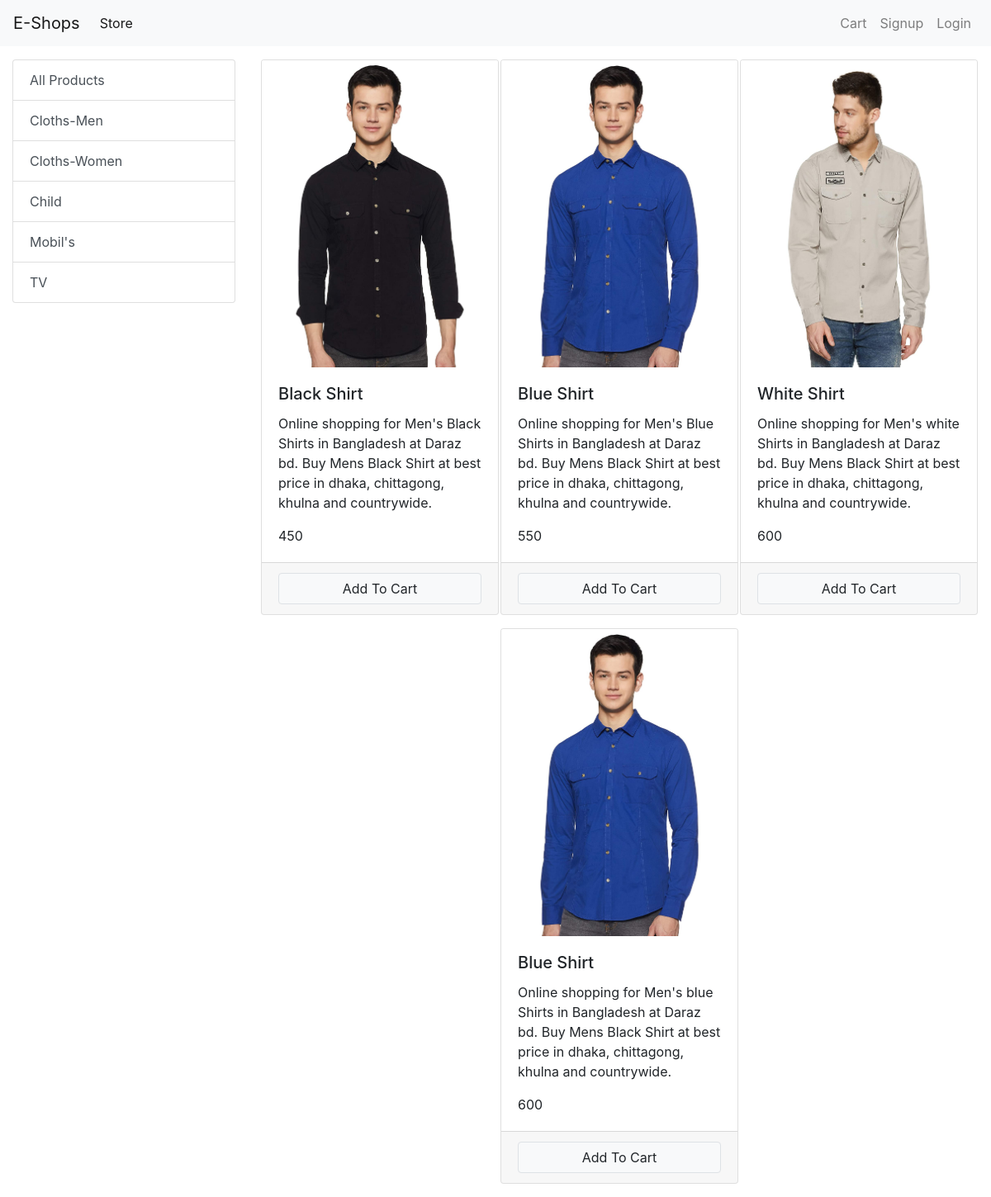
/?category=1, run on the app's committed database.
### store/models/category.py (models this page shows, shortened)
class Category(models.Model):
    Name = models.CharField(max_length=20)
    @staticmethod
    def get_all_categories():
        return Category.objects.all()

### store/models/product.py (models this page shows, shortened)
class Product(models.Model):
    Name = models.CharField(max_length=50)
    Price = models.IntegerField(default=0)
    Category = models.ForeignKey(Category, on_delete=models.CASCADE, default=1)
    Description = models.CharField(max_length=200, default='', null=True, blank=True)
    Image = models.ImageField(upload_to='uploads/products/')
    @staticmethod
    def get_all_products_by_categoryid(category_id):
        if category_id:
            return Product.objects.filter(Category=category_id)
        else:
            return Product.get_all_products();

### store/views/home.py (the view, shortened to what this page needs)
# urls.py: path('', home.Index.as_view(), name='homepage'),
class Index(View):
    def get(self, request):
        cart = request.session.get('cart')
        if not cart:
            request.session['cart']= {}
        Products = None
        Categorye = Category.get_all_categories()
        categoryID = request.GET.get("category")
        if categoryID:
            Products = Product.get_all_products_by_categoryid(categoryID)
        else:
            Products = Product.get_all_products()
        data = {}
        data["Products"] = Products
        data["Categorye"] = Categorye
        print('you are: ', request.session.get('email'))
        return render(request, "index.html", data)

### store/templatetags/card.py (called while the page is built)
@register.filter(name="is_in_card")
def is_in_cart(product, cart):
    keys = cart.keys()
    for id in keys:
        if int(id) == product.id:
            return True
    return False

### store/templates/index.html (shortened to what this page needs)
{% extends "base.html" %}
{% block content%}
{% load card %}
<div class="container-fluid mt-3 ">
  <div class="row">
    <div class="col-lg-3 mx-auto">
      <div class="list-group">
        <a href="/" class="list-group-item list-group-item-action">All Products</a>
        {% for category in Categorye %}
        <a href="/?category={{category.id}}" class="list-group-item list-group-item-action">{{category.Name}}</a>
        {% endfor %}
      </div>
    </div>
    <div id='products' class="col-lg-9 mx-auto">
      <div class="row mx-auto">
        {% for Product in Products %}
        <div class="card mx-auto mb-3" id={{Product.id}} style="width: 18rem;">
          <img class="card-img-top" src="{{Product.Image.url}}" alt="Card image cap">
          <div class="card-body">
            <h5 class="card-title">{{Product.Name}}</h5>
            <p class="card-text">{{Product.Description}}</p>
            <p class="card-text">{{Product.Price}}</p>
          </div>
          <div class="card-footer ">
            {% if Product|is_in_card:request.session.cart %}
            <div class="row no-gutters">
              <form action="/#{{Product.id}}" method="post" class="col-2 ">
                {% csrf_token %}
                <input type="text" hidden name='product' value="{{Product.id}}">
                <input type="text" hidden name='remove' value="True">
                <input type="submit" value="-" class="btn btn-block btn-secondary">
              </form>
              <div class="text-center col">{{ Product|cart_quantity:request.session.cart }} in Cart</div>
              <form action="/#{{Product.id}}" method="post" class="col-2 ">
                {% csrf_token %}
                <input type="submit" value="+" class="btn btn-block btn-secondary">
                <input type="text" hidden name='product' value="{{Product.id}}">
              </form>
            </div>
            {% else %}
            <form action="/#{{Product.id}}" method="POST" class="btn-block">
              <input type="submit" class="float-right btn btn-light border form-control" value="Add To Cart">
            </form>
            {% endif %}
          </div>
        </div>
        {% endfor %}
      </div>
    </div>
  </div>
</div>
{% endblock %}

### data on the page
Category: Name "Cloths-Men"
Category: Name "Cloths-Women"
Category: Name "Child"
Category: Name "Mobil's"
Category: Name "TV"
Product: Image (picture), Name "Black Shirt", Description "Online shopping for Men's Black Shirts in Bangladesh at Daraz bd. Buy Mens Black Shirt at best price in dhaka, chittagong, khulna and countrywide.", Price "450"
Product: Image (picture), Name "Blue Shirt", Description "Online shopping for Men's Blue Shirts in Bangladesh at Daraz bd. Buy Mens Black Shirt at best price in dhaka, chittagong, khulna and countrywide.", Price "550"
Product: Image (picture), Name "White Shirt", Description "Online shopping for Men's white Shirts in Bangladesh at Daraz bd. Buy Mens Black Shirt at best price in dhaka, chittagong, khulna and countrywide.", Price "600"
Product: Image (picture), Name "Blue Shirt", Description "Online shopping for Men's blue Shirts in Bangladesh at Daraz bd. Buy Mens Black Shirt at best price in dhaka, chittagong, khulna and countrywide.", Price "600"
